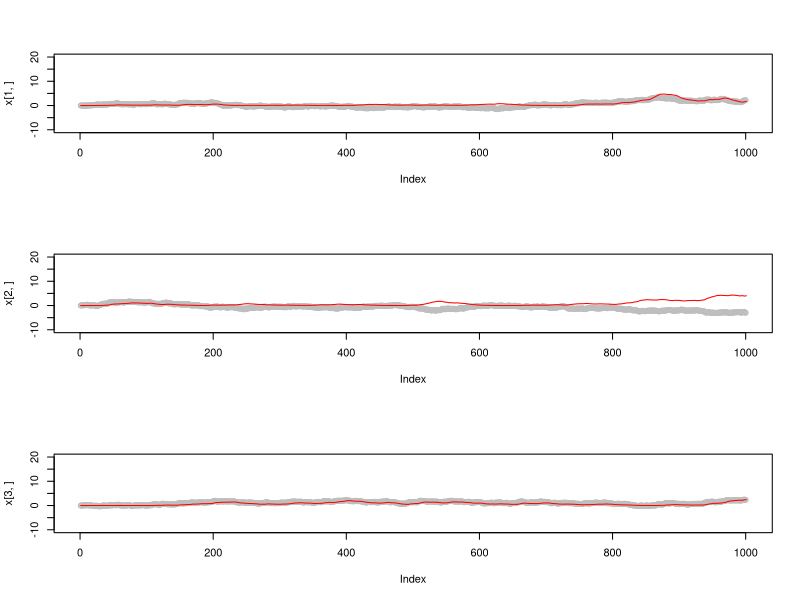

This figure's R source:
#30103

# First, construct the signal model and generate the data.
T <- 1000

sigma_n <- 0.1
n_k <- array(rnorm(T*3,0, sigma_n), c(3,T))

sigma_m <- 0.01
m_k <- array(rnorm(T*3,0, sigma_m), c(3,T))

F <- array(c(1,0,0, 0, 1, 0, 0, 0,1),c(3,3))

x_0 <- array(0,c(3,1))
x <- array(0,c(3,T))
x[,1] <- x_0

z <- array(0,c(3,T))


for (k in 2:T)
{
  x[,k] <- F %*% x[,k-1] + n_k[,k]
  z[,k] <- `^`(x[,k],2) + m_k[,k]
}


# Next, form the EKF
H <- 2* array(c(1,0,0, 0, 1, 0, 0, 0,1),c(3,3))

Q <- sigma_m^2*array(c(1,0,0, 0, 1, 0, 0, 0,1),c(3,3))
R <- sigma_n^2*array(c(1,0,0, 0, 1, 0, 0, 0,1),c(3,3))

library("MASS") # For pseudo inverse ginv()

xkm1km1 <- matrix(rep(0,3*T+3),3,T+1)
xkm1km1[,1] <- x_0

xkkm1 <- matrix(rep(0,3*T),3,T)
K <- array(rep(0,3*3*T),c(3,3,T))
Pkm1km1 <- array(0,c(3,3,T+1))
Pkm1km1[,,1] <- array(c(1000,0,0 ,0,1000,0, 0,0,1000), c(3,3))
                  
zhat <- matrix(rep(0,3*T),c(3,T))

for (k in 2:T)
{  
  xkkm1[,k] <- F %*% xkm1km1[,k-1]
  Pkkm1 <- F %*% Pkm1km1[,,k] %*% t(F) + Q
  
  #H <- diag(xkkm1[,k])
  
  K[,,k] <- Pkkm1 %*% t(H) %*% ginv( H %*% Pkkm1 %*% t(H) + R)
  xkm1km1[,k+1] <- xkkm1[,k] + K[,,k] %*% (z[,k] - H %*% xkkm1[,k])
  Pkm1km1[,,k+1] <- (matrix(c(1,0,0,0,1,0,0,0,1),3,3) - K[,,k] %*% H) %*% Pkkm1  
  zhat[,k] <- as.numeric(H %*% xkkm1[,k])
}

par(mfrow = c(3,1), pty="m")
plot(x[1,], col="grey",ylim=c(-10,20))
lines(xkm1km1[1,], col="red")
plot(x[2,], col="grey",ylim=c(-10,20))
lines(xkm1km1[2,], col="red")
plot(x[3,], col="grey",ylim=c(-10,20))
lines(xkm1km1[3,], col="red")

